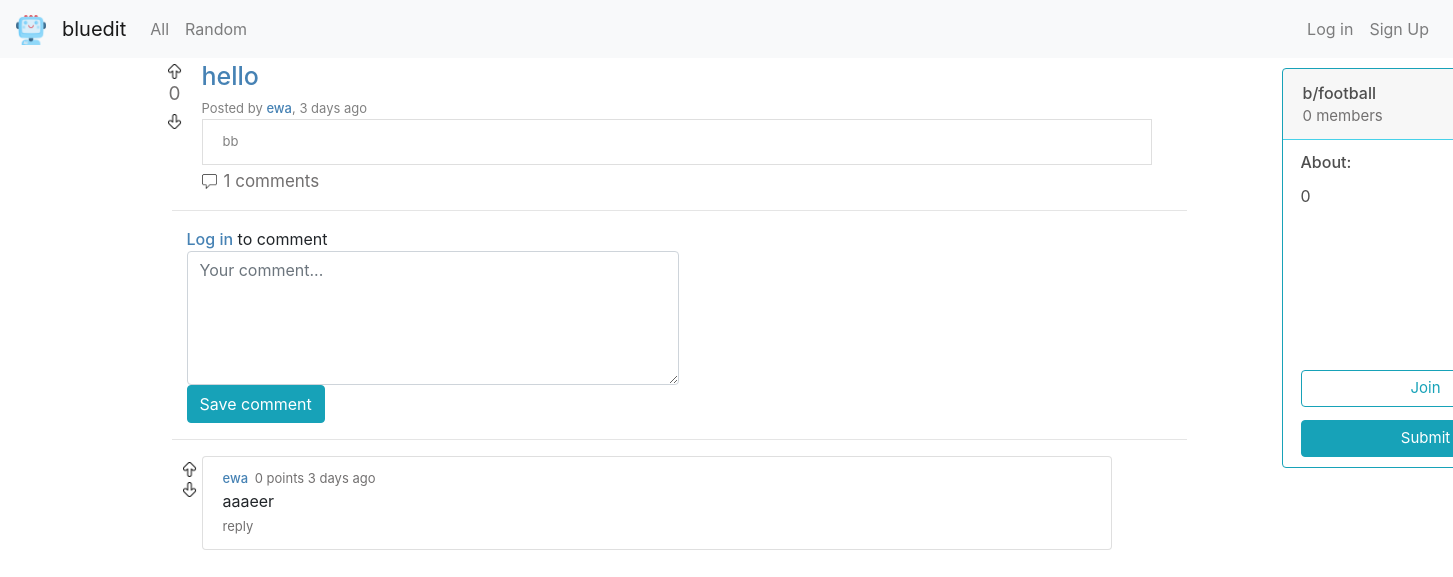
The app's page /post/27, older data.
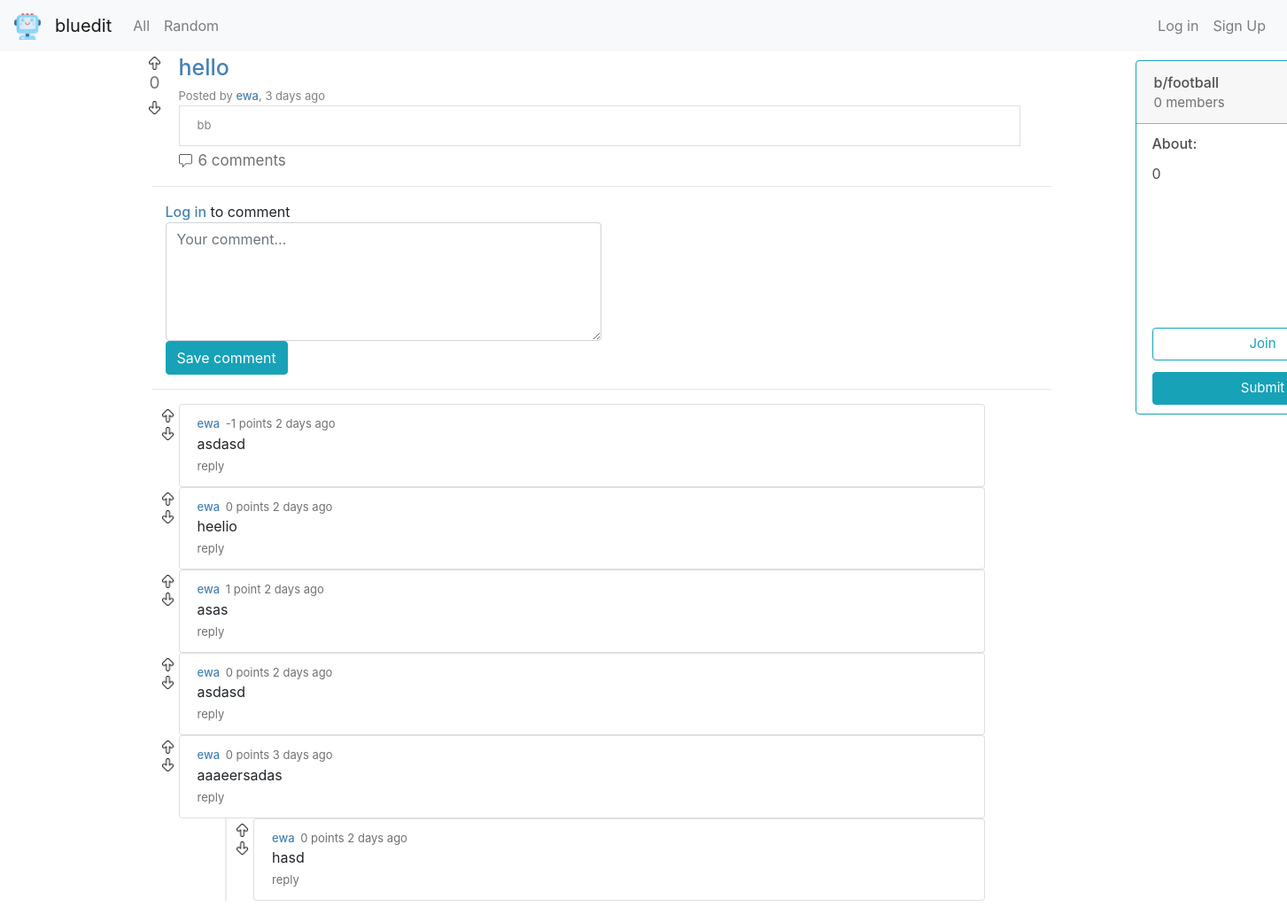
The same page, newer data.
### bluedit/models.py (models this page shows, shortened)
class Post(models.Model):
    title = models.CharField(max_length=64)
    description = models.CharField(max_length=512, null=True)
    image = models.URLField(null=True)
    date = models.DateTimeField(auto_now_add=True)
    user = models.ForeignKey(User, on_delete=models.CASCADE, related_name='posts')
    subbluedit = models.ForeignKey(Subbluedit, on_delete=models.CASCADE, related_name='posts')
    vote_count = models.IntegerField(default=0)
    class Meta:
        ordering = ['-date']

class User(AbstractUser):
    pass

class Comment(models.Model):
    text = models.CharField(max_length=512)
    user = models.ForeignKey(User, on_delete=models.CASCADE, related_name='comments')
    date = models.DateTimeField(auto_now_add=True)
    post = models.ForeignKey(Post, on_delete=models.CASCADE, related_name='comments')
    vote_count = models.IntegerField(default=0)
    parent = models.ForeignKey('self', on_delete=models.CASCADE, related_name='child', null=True, blank=True)
    tree_level = models.IntegerField(default=0, null=True, blank=True)
    class Meta:
        ordering = ['-date']

class Subbluedit(models.Model):
    name = models.CharField(max_length=20, unique=True)
    description = models.CharField(max_length=128)
    user = models.ForeignKey(User, on_delete=models.CASCADE)
    members = models.ManyToManyField(User, default=None, related_name='subs')
    member_count = models.IntegerField(default=0)
    date = models.DateTimeField(auto_now_add=True)

### bluedit/views.py (the view)
# urls.py: path('post/<str:post_id>', views.post, name='post'),
def post(request, post_id):
    commentf = CommentForm()
    comments = Comment.objects.filter(post=post_id, tree_level=0)
    try:
        post = Post.objects.get(pk=post_id)
    except Post.DoesNotExist:
        message = "Sorry, this page doesn't exist"
        return render(request, 'bluedit/post3.html', {
            'message': message
        }
        )
    user_id = request.user.id
    if post.image != None:
        post_type = 'image'
    else:
        post_type = 'text'
    votelist = []
    comments = comment_list(comments)
    for comment in comments:
        if request.user.is_authenticated:
            user = User.objects.get(pk=user_id)
            if user.votes.filter(comment=comment).exists():
                vote_type = user.votes.get(comment=comment).vote_type
                votelist.append(vote_type)
            else:
                votelist.append(False)
        else:
            votelist.append(False)
    list_of_two = time_passed(comments)
    datelist = list_of_two[0]
    timeunit = list_of_two[1]
    zipped = zip(comments, votelist, datelist, timeunit)
    list_of_two = time_passed(post)
    date_post = list_of_two[0][0]
    timeunit_post = list_of_two[1][0]
    if request.user.is_authenticated:
        user = User.objects.get(pk=user_id)
        if user.votes.filter(post=post).exists():
            vote_type_post = user.votes.get(post=post).vote_type
        else:
            vote_type_post = False
    else:
            vote_type_post = False
    comment_count = Comment.objects.filter(post=post).count()
    page = 'post'
    sub = Subbluedit.objects.get(pk=post.subbluedit.id)
    type = join_or_leave(request, sub.name)
    member_count = post.subbluedit.members.all().count()
    return render(request, 'bluedit/post4.html', {
            'post': post,
            'post_type': post_type,
            'commentf': commentf,
            'comments': comments,
            'votelist': votelist,
            'zipped': zipped,
            'vote_type_post': vote_type_post,
            'date_post': date_post,
            'timeunit_post': timeunit_post,
            'comment_count': comment_count,
            'page': page,
            'type': type,
            'member_count': member_count,
            'sub': sub
        })

### bluedit/templates/bluedit/post4.html (shortened to what this page needs)
{% extends 'bluedit/layout.html' %}
{% load crispy_forms_tags %}
{% load widget_tweaks %}
{% load static %}
{% block body %}
{% if post %}
<div class="row">
    <div class="col-11">
        <div class="row">
            {% if user.is_authenticated %}
            {% if vote_type_post == 'up' %}
            <div class="vote" hx-target="this" hx-swap="outerHTML">
                <div class="vote-top-post" hx-headers='{"X-CSRFToken": "{{ csrf_token }}"}'>
                <a href="#" hx-put="{% url 'vote' 'post' post.id 'up' %}"><img src="{% static 'images/arrow-up-full.png' %}" width="15" height="15" alt=""></a>
                </div>
                <div id="vote_count" class="vote-count">
                    {{ post.vote_count }}
                </div>
                <div class="vote-bottom-post" hx-headers='{"X-CSRFToken": "{{ csrf_token }}"}'>
                <a href="#" hx-put="{% url 'vote' 'post' post.id 'down' %}"><img src="{% static 'images/arrow-down.png' %}" width="15" height="15" alt=""></a>
                </div>
            </div>
            {% elif vote_type_post == 'down' %}
            <div class="vote" hx-target="this" hx-swap="outerHTML">
                <div class="vote-top-post" hx-headers='{"X-CSRFToken": "{{ csrf_token }}"}'>
                <a href="#" hx-put="{% url 'vote' 'post' post.id 'up' %}"><img src="{% static 'images/arrow-up.png' %}" width="15" height="15" alt=""></a>
                </div>
                <div id="vote_count" class="vote-count">
                    {{ post.vote_count }}
                </div>
                <div class="vote-bottom-post" hx-headers='{"X-CSRFToken": "{{ csrf_token }}"}'>
                <a href="#" hx-put="{% url 'vote' 'post' post.id 'down' %}"><img src="{% static 'images/arrow-down-full.png' %}" width="15" height="15" alt=""></a>
                </div>
            </div>
            {% else %}
            <div class="vote" hx-target="this" hx-swap="outerHTML">
                <div class="vote-top-post" hx-headers='{"X-CSRFToken": "{{ csrf_token }}"}'>
                <a href="#" hx-put="{% url 'vote' 'post' post.id 'up' %}"><img src="{% static 'images/arrow-up.png' %}" width="15" height="15" alt=""></a>
                </div>
                <div id="vote_count" class="vote-count">
                    {{ post.vote_count }}
                </div>
                <div class="vote-bottom-post" hx-headers='{"X-CSRFToken": "{{ csrf_token }}"}'>
                <a href="#" hx-put="{% url 'vote' 'post' post.id 'down' %}"><img src="{% static 'images/arrow-down.png' %}" width="15" height="15" alt=""></a>
                </div>
            </div>
            {% endif %}
            {% else %}
            <div>
                <div class="vote-top-post">
                    <a href="{% url 'login' %}"><img src="{% static 'images/arrow-up.png' %}" width="15" height="15" alt=""></a>
                </div>
                <div id="vote_count" class="vote-count">
                    {{ post.vote_count }}
                </div>
                <div class="vote-bottom-post">
                    <a href="{% url 'login' %}"><img src="{% static 'images/arrow-down.png' %}" width="15" height="15" alt=""></a>
                </div>
            </div>
            {% endif %}
            <div class="col-11">
                <div class="title">{{post.title}}</div>
                <span style="font-size: 13px; color: grey;">Posted by <a href="{% url 'user' post.user.username %}" id='name'>{{post.user.username}}</a>,
                    {% if timeunit_post == 'second' %}
                     less than a minute ago
                    {% else %}
                    {{date_post}} {{timeunit_post}}{% if date_post != 1 %}s{% endif %} ago
                    {% endif %}
                {% if post_type == 'image' %}
                <div style="margin-top: 5px;">
                    <a href="{{post.image}}"><img id='image' src="{{post.image}}" alt=""></a>
                {% elif post_type == 'text' %}
                    <div id='post-description' class="list-group-item">
                            {{post.description}}
                {% endif %}
                </div>
                <div class="comment-option-post" style="margin-top: 5px;"><img style='margin-right: 7px;' src="{% static 'images/comment.png' %}" width="15" height="15" alt="">{{comment_count}} comments</div>
            </div>
        </div>
        <hr>
        {% if user.is_authenticated %}
        <div class="col" hx-target="#comment" hx-swap="outerHTML">
                Comment as <a href="{% url 'user' user.username %}" id='name'>{{user.username}}</a>
            <form hx-headers='{"X-CSRFToken": "{{ csrf_token }}"}' hx-post="{% url 'comment' post.id %}">
                {{ commentf.text }}
                    <button style='margin-top: 10px;' class="btn btn-outline-info">Save comment</button>
            </form>
        </div>
        {% else %}
        <div class="col">
            <a href="{% url 'login' %}" id='name'>Log in</a> to comment
        <form>
            {{ commentf.text }}
        </form>
        <a href="{% url 'login' %}" id='name'><button class="btn btn-info">Save comment</button></a>
        </div>
        {% endif %}
        <hr>
        {% for comment, vote_type, date, timeunit in zipped %}
        <div class="col">
            {% include 'bluedit/blocks/comment-block.html' %}
        </div>
        {% endfor %}
        <br>
        {% else %}
        <h2>{{message}}</h2>
        {% endif %}
    </div>
    <div class="col-1">
    {% include 'bluedit/blocks/card-block-join.html' %}
    </div>
</div>
</div>
{% endblock %}

### bluedit/templates/bluedit/blocks/comment-block.html (shortened to what this page needs)
{% load static %}
<div id='comment-block-{{comment.id}}' class="row">
        {% if comment.tree_level >= 1 %}
        <div class="line"></div>
        {% endif %}
    <div>
    {% if user.is_authenticated %}
    <div hx-target="#comment-block-{{comment.id}}" hx-swap="outerHTML">
        <div class="vote-top"  hx-headers='{"X-CSRFToken": "{{ csrf_token }}"}'>
            {% if vote_type == 'up' %}
            <a href="#" hx-put="{% url 'vote' 'comment' comment.id 'up' %}"><img src="{% static 'images/arrow-up-full.png' %}" width="15" height="15" alt=""></a>
            {% else %}
            <a href="#" hx-put="{% url 'vote' 'comment' comment.id 'up' %}"><img src="{% static 'images/arrow-up.png' %}" width="15" height="15" alt=""></a>
            {% endif %}
        </div>
        <div class="vote-bottom" hx-headers='{"X-CSRFToken": "{{ csrf_token }}"}'>
            {% if vote_type == 'down' %}
            <a href="#" hx-put="{% url 'vote' 'comment' comment.id 'down' %}"><img src="{% static 'images/arrow-down-full.png' %}" width="15" height="15" alt=""></a>
            {% else %}
            <a href="#" hx-put="{% url 'vote' 'comment' comment.id 'down' %}"><img src="{% static 'images/arrow-down.png' %}" width="15" height="15" alt=""></a>
            {% endif %}
        </div>
    </div>
    {% else %}
    <div>
        <div class="vote-top">
            <a href="{% url 'login' %}"><img src="{% static 'images/arrow-up.png' %}" width="15" height="15" alt=""></a>
        </div>
        <div class="vote-bottom">
            <a href="{% url 'login' %}"><img src="{% static 'images/arrow-down.png' %}" width="15" height="15" alt=""></a>
        </div>
    </div>
    {% endif %}
    </div>
    {% if comment.tree_level == 0 %}
    <div class="col-11" style="padding-left: 5px;">
    {% elif comment.tree_level == 1 %}
    <div class="col-10" style="padding-left: 5px;">
    {% elif comment.tree_level == 2 %}
    <div class="col-9" style="padding-left: 5px; overflow-wrap: break-word;">
    {% elif comment.tree_level == 3 %}
    <div class="col-8" style="padding-left: 5px; overflow-wrap: break-word;">
    {% elif comment.tree_level == 4 %}
    <div class="col-7" style="padding-left: 5px; overflow-wrap: break-word;">
    {% elif comment.tree_level == 5 %}
    <div class="col-6" style="padding-left: 5px; overflow-wrap: break-word;">
    {% elif comment.tree_level == 6 %}
    <div class="col-5" style="padding-left: 5px; overflow-wrap: break-word;">
    {% endif %}
        <ul class="list-group-item" style='list-style: none;'>
            <li class="comment-top"><a id='name' href='{% url "user" comment.user.username %}'>{{comment.user.username}}</a>
                <span style="margin-left: 3px;">
                    {% if comment.vote_count == 1 %}
                    {{comment.vote_count}} point
                    {% else %}
                    {{comment.vote_count}} points
                    {% endif %}
                    {% if timeunit == 'second' %}
                     less than a minute ago
                    {% else %}
                    {{date}} {{timeunit}}{% if date != 1 %}s {% endif %} ago
                    {% endif %}
            </span>
            </li>
            <div hx-target="this" hx-swap="innerHTML">
                <li class="comment-text">{{comment.text}}</li>
                <div class="row">
                    <li style="margin-left: 5px;"><a class='option' href="#" hx-target='#reply-{{comment.id}}' hx-swap='innerHTML' hx-get="{% url 'reply' comment.id %}">reply</a></li>
                </div>
            </div>
        </ul>
    </div>
</div>

### bluedit/templates/bluedit/join.html
<div id='join_leave_target'>
  <div class="card-header" style="border-color: rgb(71, 209, 233);">
    <div style="font-weight: 500; color: rgb(78, 78, 78);"><a class='sub-link' style="margin-left: 0px;" href='{% url "subbluedit" sub.name %}'>b/{{sub.name}}</a></div>
    <div style="font-size: 15px; color:rgb(114, 112, 112);">{{member_count}} {% if member_count == 1 %} member {% else %} members {% endif %}</div>
  </div>
  <div class='card-text' style="font-weight: 500; ">About:</div>
  <div class='card-text' style="font-weight: 400; margin-right: 18px; justify-content: center;"> {{sub.description}}</div>
  {% if user.is_authenticated %}
    <div class="join" hx-target="#join_leave_target" hx-swap="outerHTML">
      <div hx-headers='{"X-CSRFToken": "{{ csrf_token }}"}'>
      {% if type == 'join' %}
          <a href="#" hx-put="{% url 'join' sub.id 'join' %}"><button id='join_leave' class="btn btn-outline-info">Join</button></a>
      {% elif type == 'leave' %}
          <a href="#" hx-put="{% url 'join' sub.id 'leave' %}"><button id='join_leave' class="btn btn-info">Leave</button></a>
      {% endif %}
      </div>
    </div>
  {% else %}
      <a href="{% url 'login' %}"><button id='join_leave' class="btn btn-outline-info">Join</button></a>
  {% endif %}
</div>

Row changes from the older to the newer data that the page shows:
added Comment: user.username "ewa", vote_count "-1", date "2", timeunit "day", text "asdasd"
added Comment: user.username "ewa", vote_count "0", date "2", timeunit "day", text "heelio"
added Comment: user.username "ewa", vote_count "1", date "2", timeunit "day", text "asas"
added Comment: user.username "ewa", vote_count "0", date "2", timeunit "day", text "asdasd"
changed Comment: text "aaaeer" → "aaaeersadas"
added Comment: tree_level 1 (drawn), user.username "ewa", vote_count "0", date "2", timeunit "day", text "hasd"
Text that changed along with them:
{{ comment_count }}: "1" → "6"
